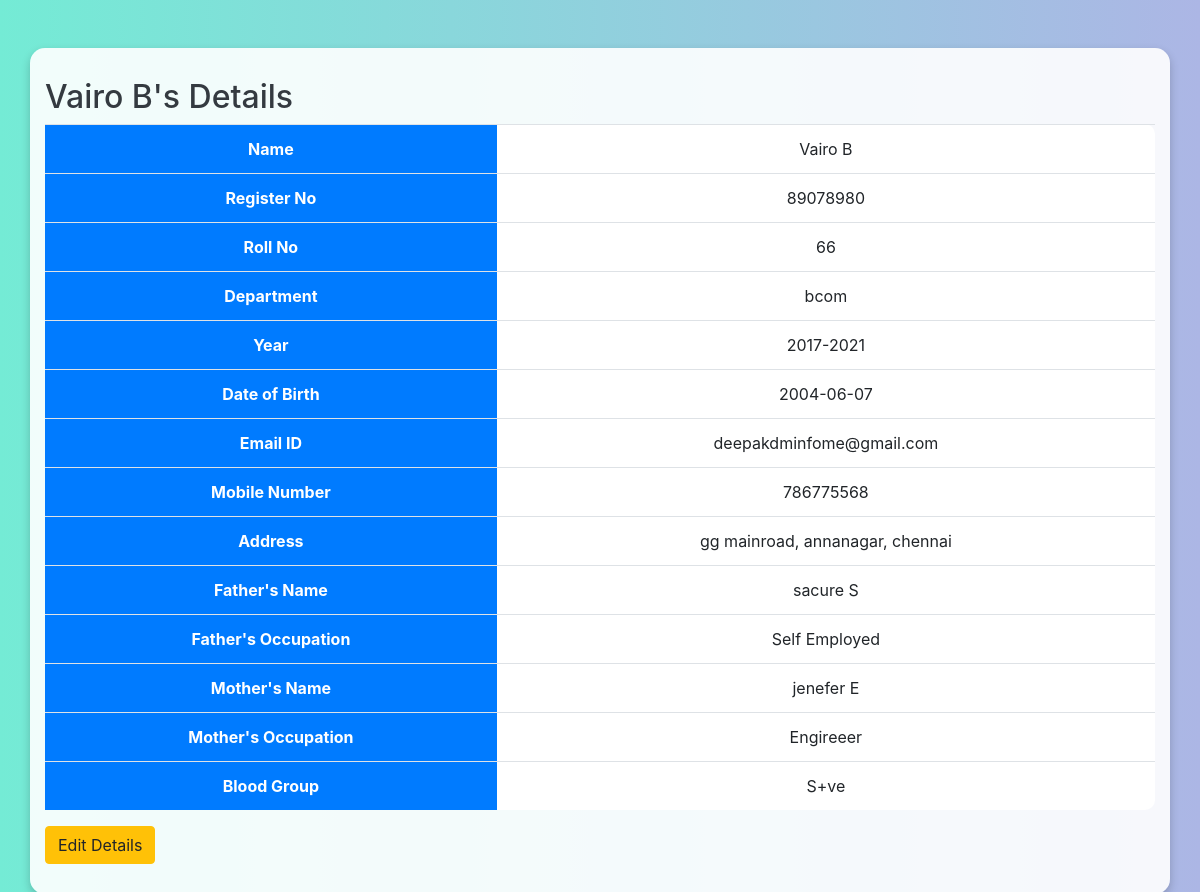
Page /student_details/89078980 (signed in) on the committed database.
### tables this page shows
CREATE TABLE "students" (
            register_no TEXT PRIMARY KEY,
            name TEXT,
            roll_no TEXT,
            department TEXT,
            year TEXT,
            dob TEXT,
            email TEXT,
            mobile TEXT,
            address TEXT,
            father_name TEXT,
            father_occupation TEXT,
            mother_name TEXT,
            mother_occupation TEXT,
            blood_group TEXT,
			password TEXT
        );

### app.py (the view)
@app.route('/student_details/<register_no>', methods=['GET', 'POST'])
def student_details(register_no):
    if 'username' not in session:
        return redirect(url_for('login'))
    conn = get_db_connection()
    student = conn.execute('SELECT * FROM students WHERE register_no = ?', (register_no,)).fetchone()
    conn.close()
    if student:
        return render_template('student_details.html', student=student)
    else:
        flash('Student not found!', 'danger')
        return redirect(url_for('students_list'))

### app.py (called while the page is built)
def get_db_connection():
    conn = sqlite3.connect('student_management.db')
    conn.row_factory = sqlite3.Row
    return conn

### templates/student_details.html (shortened to what this page needs)
<!DOCTYPE html>
<html lang="en">
<head>
    <link rel="stylesheet" href="{{ url_for('static', filename='styles.css') }}">
    <link rel="stylesheet" href="https://stackpath.bootstrapcdn.com/bootstrap/4.5.2/css/bootstrap.min.css">
</head>
<body>
    <div class="container mt-5">
        <h2>{{ student.name }}'s Details</h2>
        <table class="table">
            <tr>
                <th>Name</th>
                <td>{{ student.name }}</td>
            </tr>
            <tr>
                <th>Register No</th>
                <td>{{ student.register_no }}</td>
            </tr>
            <tr>
                <th>Roll No</th>
                <td>{{ student.roll_no }}</td>
            </tr>
            <tr>
                <th>Department</th>
                <td>{{ student.department }}</td>
            </tr>
            <tr>
                <th>Year</th>
                <td>{{ student.year }}</td>
            </tr>
            <tr>
                <th>Date of Birth</th>
                <td>{{ student.dob }}</td>
            </tr>
            <tr>
                <th>Email ID</th>
                <td>{{ student.email }}</td>
            </tr>
            <tr>
                <th>Mobile Number</th>
                <td>{{ student.mobile }}</td>
            </tr>
            <tr>
                <th>Address</th>
                <td>{{ student.address }}</td>
            </tr>
            <tr>
                <th>Father's Name</th>
                <td>{{ student.father_name }}</td>
            </tr>
            <tr>
                <th>Father's Occupation</th>
                <td>{{ student.father_occupation }}</td>
            </tr>
            <tr>
                <th>Mother's Name</th>
                <td>{{ student.mother_name }}</td>
            </tr>
            <tr>
                <th>Mother's Occupation</th>
                <td>{{ student.mother_occupation }}</td>
            </tr>
            <tr>
                <th>Blood Group</th>
                <td>{{ student.blood_group }}</td>
            </tr>
        </table>
        <a href="{{ url_for('edit_student', register_no=student.register_no) }}" class="btn btn-warning">Edit Details</a>
    </div>
</body>
</html>

### static/styles.css (style rules this page uses)
body { background: linear-gradient(to right, #74ebd5, #acb6e5); font-family: 'Segoe UI', Tahoma, Geneva, Verdana, sans-serif; color: #333; margin: 0; padding: 0; }
.btn { border-radius: 20px; font-weight: bold; }
.btn-warning { background-color: #ffc107; border-color: #ffc107; }
.container { margin-top: 50px; background-color: rgba(255, 255, 255, 0.9); padding: 30px; border-radius: 15px; box-shadow: 0 4px 10px rgba(0, 0, 0, 0.2); }
.table { background-color: #fff; border-radius: 10px; }
.table th, .table td { text-align: center; }
.table th { background-color: #007bff; color: #fff; }
h2 { font-size: 2rem; font-weight: bold; color: #343a40; }

### rows in the picture
students: name "Vairo B", register_no "89078980", roll_no "66", department "bcom", year "2017-2021", dob "2004-06-07", email "deepakdminfome@gmail.com", mobile "786775568", address "gg mainroad, annanagar, chennai", father_name "sacure S", father_occupation "Self Employed", mother_name "jenefer E", mother_occupation "Engireeer", blood_group "S+ve"
